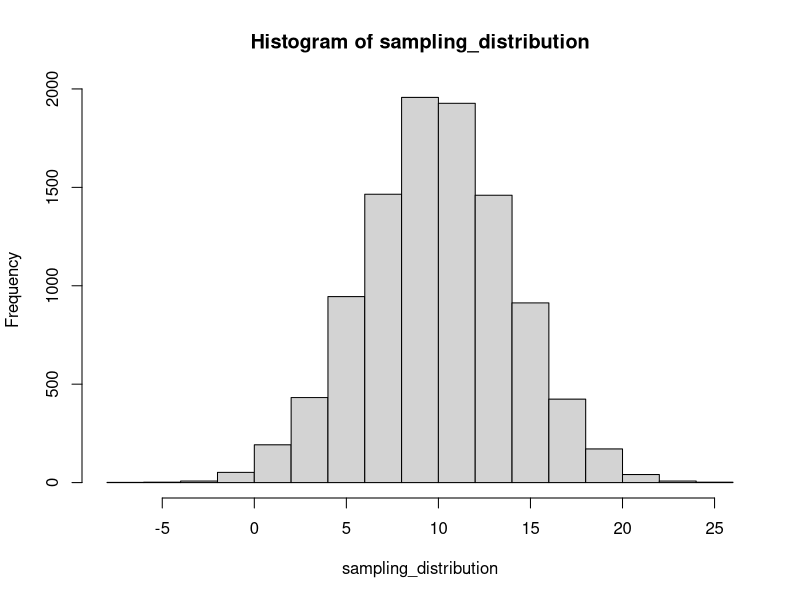
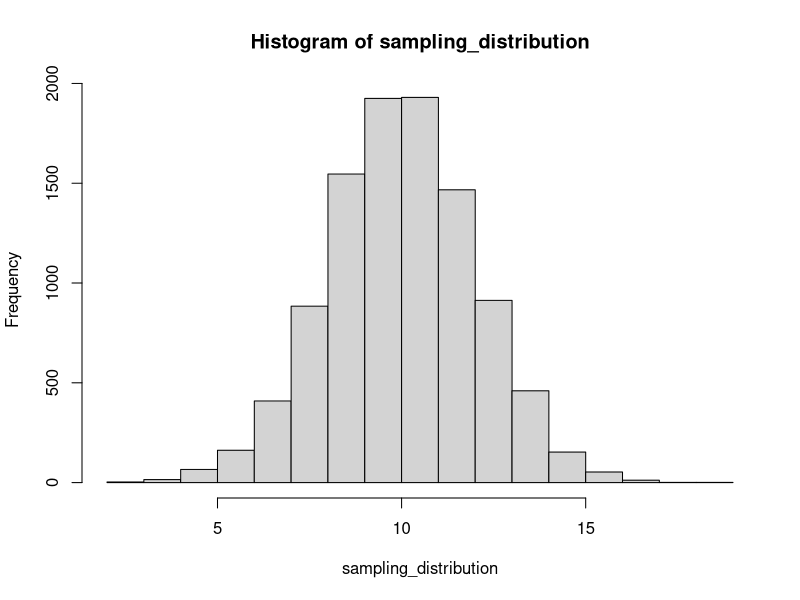
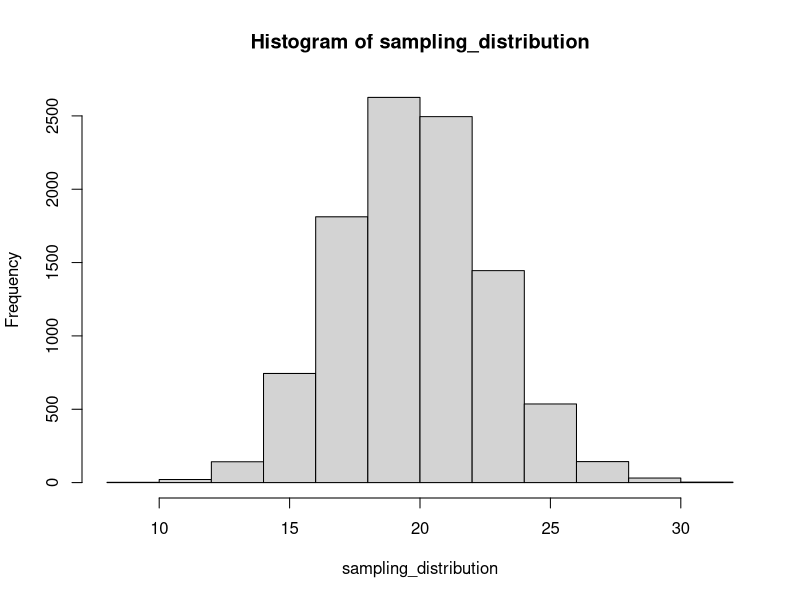

Generate these figures, in order, with R:
## ---- chunk 1
knitr::opts_chunk$set(echo = TRUE)
## ---- chunk 2
pnorm(2.5, mean = 0, sd =1, lower.tail=FALSE)
my_sample <- rnorm(1000000, mean =0, sd =1)
selection <- my_sample[my_sample > 2.5]
length(selection)/1000000
## ---- chunk 3
pnorm(q=130, mean =100, sd = 10, lower.tail = FALSE)
10000*pnorm(q=130, mean =100, sd = 10, lower.tail = FALSE)
# a simulation
some_observations <- rnorm(10000,mean=100, sd =10)
length(some_observations[some_observations > 130])/10000
## ---- chunk 4
sampling_distribution <- replicate(10000, mean(rnorm(25, mean = 10,sd = 20)) )
hist(sampling_distribution)    
length(sampling_distribution[sampling_distribution >= 12])/10000
                                   
## ---- chunk 5
sampling_distribution <- replicate(10000, mean(rnorm(100, mean = 10,sd = 20)) )
hist(sampling_distribution)    
length(sampling_distribution[sampling_distribution >= 12])/10000
## ---- chunk 6
sampling_distribution <- replicate(10000, sd(rnorm(25, mean = 10,sd = 20)) )
hist(sampling_distribution)    
length(sampling_distribution[sampling_distribution <= 15])/10000
